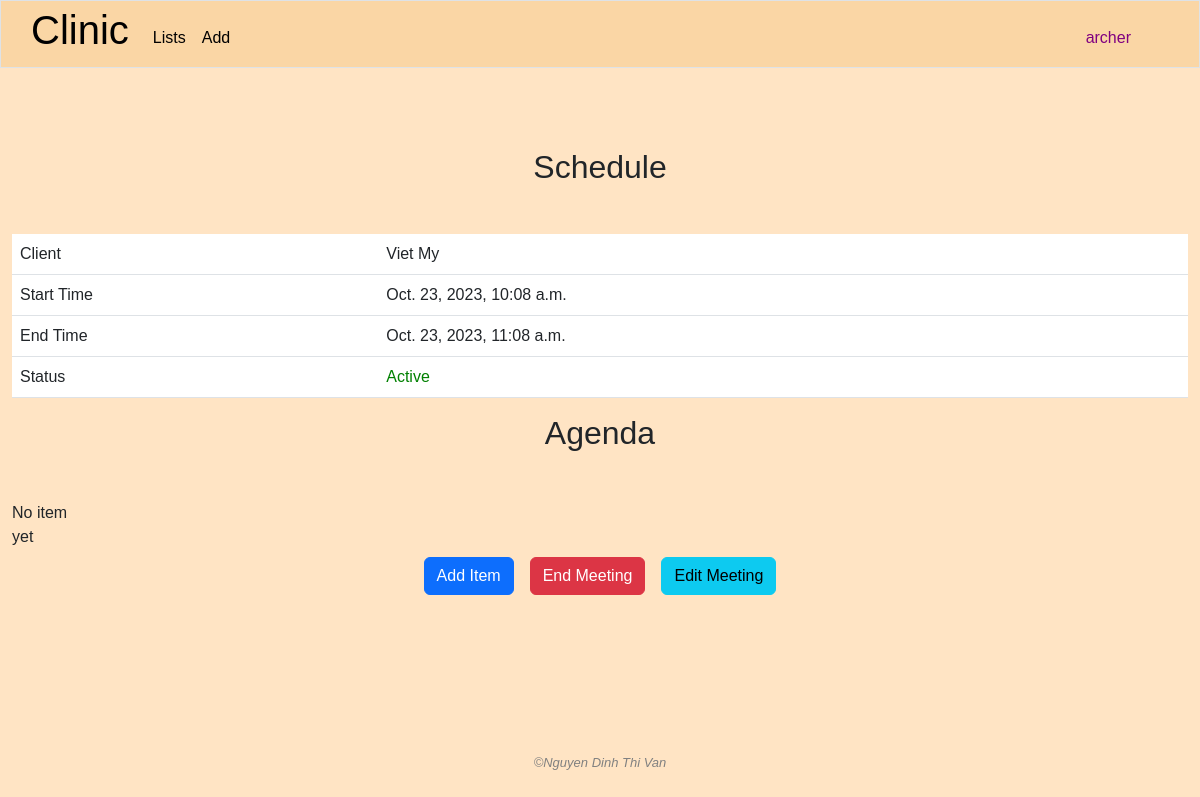
The page /meeting_agenda/8 (signed in) on the database as committed earlier.
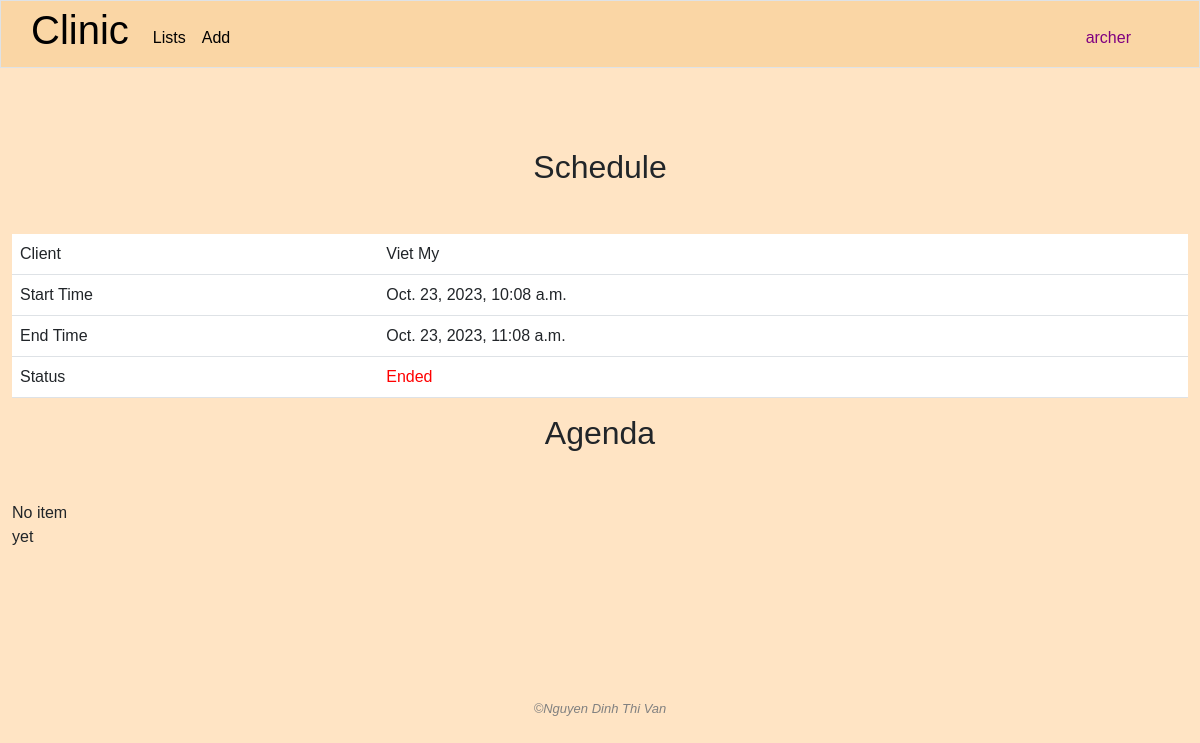
The same page on the database as committed later.
### clinic/views.py (the view)
# urls.py: path('meeting_agenda/<int:meeting_id>', views.meeting_agenda, name="meeting_agenda"),
@login_required
def meeting_agenda(request, meeting_id):
    meeting = MeetUp.objects.get(pk=meeting_id)
    yay_message = request.session.get('yay_message', '')
    nay_message = request.session.get('nay_message', '')
    request.session['yay_message'] = ''
    request.session['nay_message'] = ''
    return render(request, "clinic/meeting_agenda.html", {
        "meeting": meeting,
        "nay_message": nay_message,
        "yay_message": yay_message
    })

### clinic/templates/clinic/meeting_agenda.html (shortened to what this page needs)
{% extends "clinic/layout.html" %}
{% load static %}
{% block main %}
    <h2 class="text-center page-title">Schedule</h2>
    <div class="container-fluid">
        <table class="table table-hover">
            <tbody>
                <tr>
                    <td>Client</td>
                    <td>{{ meeting.client.name }}</td>
                </tr>
                <tr>
                    <td>Start Time</td>
                    <td>{{ meeting.start_time }}</td>
                </tr>
                <tr>
                    <td>End Time</td>
                    <td>{{ meeting.end_time }}</td>
                </tr>
                <tr>
                    <td>Status</td>
                    <td>
                        {% if not meeting.end_or_not %}
                            <span style="color: green;">Active</span>
                        {% else %}
                            <span style="color: red;">Ended</span>
                        {% endif %}
                    </td>
                </tr>
            </tbody>
        </table>
    </div>
    <h2 class="text-center page-title">Agenda</h2>
    <div class="container-fluid">
    </div>
    {% if not meeting.end_or_not %}
        <div style="display: flex; justify-content: center; align-items: center;">
            <div>
                <table>
                    <tbody>
                        <tr>
                            <td>
                                <a class="text-center btn btn-primary" href="{% url 'add_meeting_agenda' meeting_id=meeting.id %}">Add Item</a>
                            </td>
                            <td>
                                <form action="{% url 'end_meeting' %}" method="post" id="end-meeting-form" onsubmit="return confirm('Are you really want to end this meeting?');">
                                    <button class="btn btn-danger">End Meeting</button>
                                </form>
                            </td>
                            <td>
                                <a class="text-center btn btn-info" href="{% url 'edit_meeting' meeting_id=meeting.id %}">Edit Meeting</a>
                            </td>
                        </tr>
                    </tbody>
                </table>
            </div>
        </div>
    {% endif %}
{% endblock %}

Rows that differ between the two databases and show on the page:
changed MeetUp "Viet My": end_or_not False → True (drawn)
Other text that changed with them:
text no longer shown: "Active Add Item End Meeting Edit Meeting"
text now shown: "Ended"
